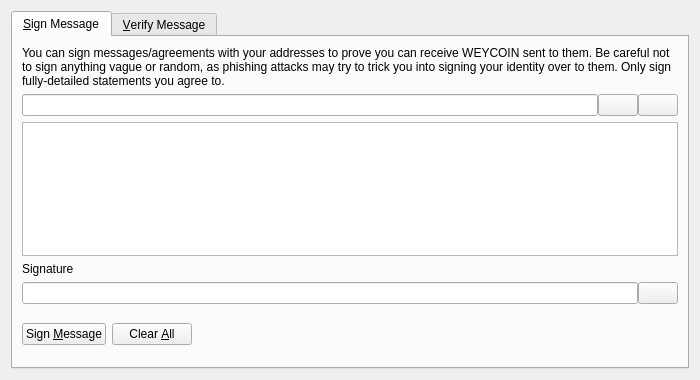
<?xml version="1.0" encoding="UTF-8"?>
<ui version="4.0">
 <class>SignVerifyMessageDialog</class>
 <widget class="QDialog" name="SignVerifyMessageDialog">
  <property name="geometry">
   <rect>
    <x>0</x>
    <y>0</y>
    <width>700</width>
    <height>380</height>
   </rect>
  </property>
  <property name="windowTitle">
   <string>Signatures - Sign / Verify a Message</string>
  </property>
  <property name="modal">
   <bool>true</bool>
  </property>
  <layout class="QVBoxLayout" name="verticalLayout">
   <item>
    <widget class="QTabWidget" name="tabWidget">
     <property name="currentIndex">
      <number>0</number>
     </property>
     <widget class="QWidget" name="tabSignMessage">
      <attribute name="title">
       <string>&amp;Sign Message</string>
      </attribute>
      <layout class="QVBoxLayout" name="verticalLayout_SM">
       <item>
        <widget class="QLabel" name="infoLabel_SM">
         <property name="text">
          <string>You can sign messages/agreements with your addresses to prove you can receive WEYCOIN sent to them. Be careful not to sign anything vague or random, as phishing attacks may try to trick you into signing your identity over to them. Only sign fully-detailed statements you agree to.</string>
         </property>
         <property name="textFormat">
          <enum>Qt::PlainText</enum>
         </property>
         <property name="wordWrap">
          <bool>true</bool>
         </property>
        </widget>
       </item>
       <item>
        <layout class="QHBoxLayout" name="horizontalLayout_1_SM">
         <property name="spacing">
          <number>0</number>
         </property>
         <item>
          <widget class="QValidatedLineEdit" name="addressIn_SM">
           <property name="toolTip">
            <string>The WEYCOIN address to sign the message with</string>
           </property>
          </widget>
         </item>
         <item>
          <widget class="QPushButton" name="addressBookButton_SM">
           <property name="toolTip">
            <string>Choose previously used address</string>
           </property>
           <property name="text">
            <string/>
           </property>
           <property name="icon">
            <iconset resource="../weycoin.qrc">
             <normaloff>:/icons/address-book</normaloff>:/icons/address-book</iconset>
           </property>
           <property name="shortcut">
            <string>Alt+A</string>
           </property>
           <property name="autoDefault">
            <bool>false</bool>
           </property>
          </widget>
         </item>
         <item>
          <widget class="QPushButton" name="pasteButton_SM">
           <property name="toolTip">
            <string>Paste address from clipboard</string>
           </property>
           <property name="text">
            <string/>
           </property>
           <property name="icon">
            <iconset resource="../weycoin.qrc">
             <normaloff>:/icons/editpaste</normaloff>:/icons/editpaste</iconset>
           </property>
           <property name="shortcut">
            <string>Alt+P</string>
           </property>
           <property name="autoDefault">
            <bool>false</bool>
           </property>
          </widget>
         </item>
        </layout>
       </item>
       <item>
        <widget class="QPlainTextEdit" name="messageIn_SM">
         <property name="toolTip">
          <string>Enter the message you want to sign here</string>
         </property>
        </widget>
       </item>
       <item>
        <widget class="QLabel" name="signatureLabel_SM">
         <property name="text">
          <string>Signature</string>
         </property>
         <property name="textFormat">
          <enum>Qt::PlainText</enum>
         </property>
        </widget>
       </item>
       <item>
        <layout class="QHBoxLayout" name="horizontalLayout_2_SM">
         <property name="spacing">
          <number>0</number>
         </property>
         <item>
          <widget class="QLineEdit" name="signatureOut_SM">
           <property name="font">
            <font>
             <italic>true</italic>
            </font>
           </property>
           <property name="readOnly">
            <bool>true</bool>
           </property>
          </widget>
         </item>
         <item>
          <widget class="QPushButton" name="copySignatureButton_SM">
           <property name="toolTip">
            <string>Copy the current signature to the system clipboard</string>
           </property>
           <property name="text">
            <string/>
           </property>
           <property name="icon">
            <iconset resource="../weycoin.qrc">
             <normaloff>:/icons/editcopy</normaloff>:/icons/editcopy</iconset>
           </property>
           <property name="autoDefault">
            <bool>false</bool>
           </property>
          </widget>
         </item>
        </layout>
       </item>
       <item>
        <layout class="QHBoxLayout" name="horizontalLayout_3_SM">
         <item>
          <widget class="QPushButton" name="signMessageButton_SM">
           <property name="toolTip">
            <string>Sign the message to prove you own this WeyCoin address</string>
           </property>
           <property name="text">
            <string>Sign &amp;Message</string>
           </property>
           <property name="icon">
            <iconset resource="../weycoin.qrc">
             <normaloff>:/icons/edit</normaloff>:/icons/edit</iconset>
           </property>
           <property name="autoDefault">
            <bool>false</bool>
           </property>
          </widget>
         </item>
         <item>
          <widget class="QPushButton" name="clearButton_SM">
           <property name="toolTip">
            <string>Reset all sign message fields</string>
           </property>
           <property name="text">
            <string>Clear &amp;All</string>
           </property>
           <property name="icon">
            <iconset resource="../weycoin.qrc">
             <normaloff>:/icons/remove</normaloff>:/icons/remove</iconset>
           </property>
           <property name="autoDefault">
            <bool>false</bool>
           </property>
          </widget>
         </item>
         <item>
          <spacer name="horizontalSpacer_1_SM">
           <property name="orientation">
            <enum>Qt::Horizontal</enum>
           </property>
           <property name="sizeHint" stdset="0">
            <size>
             <width>40</width>
             <height>48</height>
            </size>
           </property>
          </spacer>
         </item>
         <item>
          <widget class="QLabel" name="statusLabel_SM">
           <property name="font">
            <font>
             <weight>75</weight>
             <bold>true</bold>
            </font>
           </property>
           <property name="text">
            <string/>
           </property>
           <property name="wordWrap">
            <bool>true</bool>
           </property>
          </widget>
         </item>
         <item>
          <spacer name="horizontalSpacer_2_SM">
           <property name="orientation">
            <enum>Qt::Horizontal</enum>
           </property>
           <property name="sizeHint" stdset="0">
            <size>
             <width>40</width>
             <height>48</height>
            </size>
           </property>
          </spacer>
         </item>
        </layout>
       </item>
      </layout>
     </widget>
     <widget class="QWidget" name="tabVerifyMessage">
      <attribute name="title">
       <string>&amp;Verify Message</string>
      </attribute>
      <layout class="QVBoxLayout" name="verticalLayout_VM">
       <item>
        <widget class="QLabel" name="infoLabel_VM">
         <property name="text">
          <string>Enter the receiver's address, message (ensure you copy line breaks, spaces, tabs, etc. exactly) and signature below to verify the message. Be careful not to read more into the signature than what is in the signed message itself, to avoid being tricked by a man-in-the-middle attack. Note that this only proves the signing party receives with the address, it cannot prove sendership of any transaction!</string>
         </property>
         <property name="textFormat">
          <enum>Qt::PlainText</enum>
         </property>
         <property name="alignment">
          <set>Qt::AlignLeading|Qt::AlignLeft|Qt::AlignTop</set>
         </property>
         <property name="wordWrap">
          <bool>true</bool>
         </property>
        </widget>
       </item>
       <item>
        <layout class="QHBoxLayout" name="horizontalLayout_1_VM">
         <property name="spacing">
          <number>0</number>
         </property>
         <item>
          <widget class="QValidatedLineEdit" name="addressIn_VM">
           <property name="toolTip">
            <string>The WEYCOIN address the message was signed with</string>
           </property>
          </widget>
         </item>
         <item>
          <widget class="QPushButton" name="addressBookButton_VM">
           <property name="toolTip">
            <string>Choose previously used address</string>
           </property>
           <property name="text">
            <string/>
           </property>
           <property name="icon">
            <iconset resource="../weycoin.qrc">
             <normaloff>:/icons/address-book</normaloff>:/icons/address-book</iconset>
           </property>
           <property name="shortcut">
            <string>Alt+A</string>
           </property>
           <property name="autoDefault">
            <bool>false</bool>
           </property>
          </widget>
         </item>
        </layout>
       </item>
       <item>
        <widget class="QPlainTextEdit" name="messageIn_VM"/>
       </item>
       <item>
        <widget class="QValidatedLineEdit" name="signatureIn_VM"/>
       </item>
       <item>
        <layout class="QHBoxLayout" name="horizontalLayout_2_VM">
         <item>
          <widget class="QPushButton" name="verifyMessageButton_VM">
           <property name="toolTip">
            <string>Verify the message to ensure it was signed with the specified WeyCoin address</string>
           </property>
           <property name="text">
            <string>Verify &amp;Message</string>
           </property>
           <property name="icon">
            <iconset resource="../weycoin.qrc">
             <normaloff>:/icons/transaction_0</normaloff>:/icons/transaction_0</iconset>
           </property>
           <property name="autoDefault">
            <bool>false</bool>
           </property>
          </widget>
         </item>
         <item>
          <widget class="QPushButton" name="clearButton_VM">
           <property name="toolTip">
            <string>Reset all verify message fields</string>
           </property>
           <property name="text">
            <string>Clear &amp;All</string>
           </property>
           <property name="icon">
            <iconset resource="../weycoin.qrc">
             <normaloff>:/icons/remove</normaloff>:/icons/remove</iconset>
           </property>
           <property name="autoDefault">
            <bool>false</bool>
           </property>
          </widget>
         </item>
         <item>
          <spacer name="horizontalSpacer_1_VM">
           <property name="orientation">
            <enum>Qt::Horizontal</enum>
           </property>
           <property name="sizeHint" stdset="0">
            <size>
             <width>40</width>
             <height>48</height>
            </size>
           </property>
          </spacer>
         </item>
         <item>
          <widget class="QLabel" name="statusLabel_VM">
           <property name="font">
            <font>
             <weight>75</weight>
             <bold>true</bold>
            </font>
           </property>
           <property name="text">
            <string/>
           </property>
           <property name="wordWrap">
            <bool>true</bool>
           </property>
          </widget>
         </item>
         <item>
          <spacer name="horizontalSpacer_2_VM">
           <property name="orientation">
            <enum>Qt::Horizontal</enum>
           </property>
           <property name="sizeHint" stdset="0">
            <size>
             <width>40</width>
             <height>48</height>
            </size>
           </property>
          </spacer>
         </item>
        </layout>
       </item>
      </layout>
     </widget>
    </widget>
   </item>
  </layout>
 </widget>
 <customwidgets>
  <customwidget>
   <class>QValidatedLineEdit</class>
   <extends>QLineEdit</extends>
   <header>qvalidatedlineedit.h</header>
  </customwidget>
 </customwidgets>
 <resources>
  <include location="../weycoin.qrc"/>
 </resources>
 <connections/>
</ui>
